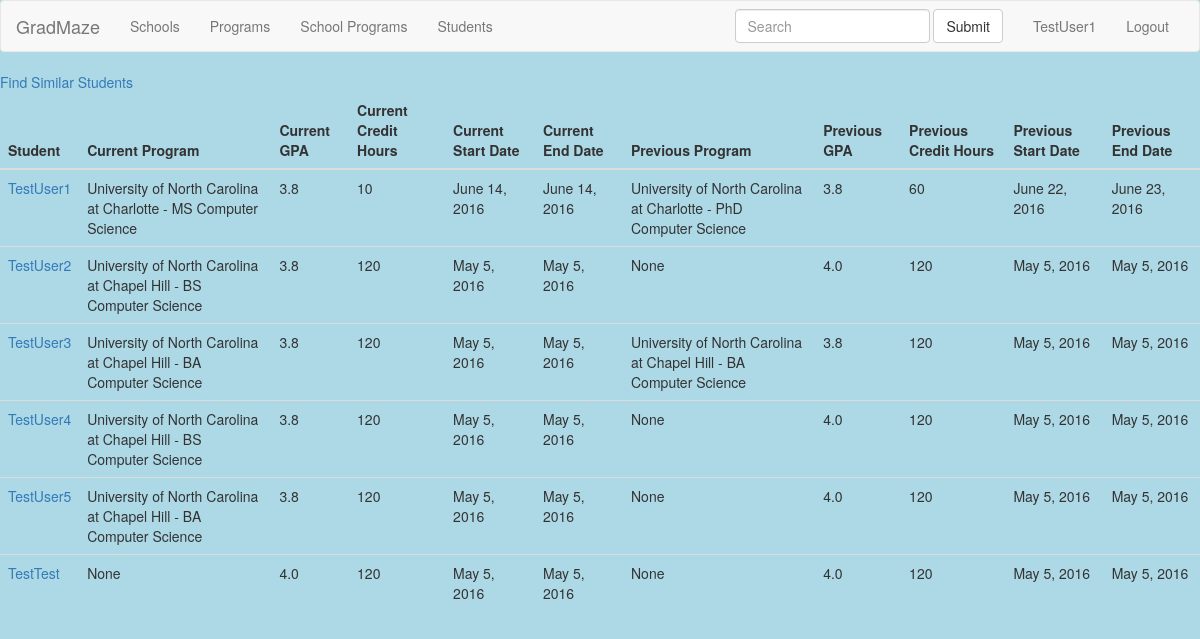
/GradMaze/users/ (signed in), run on an earlier commit of the app's database.
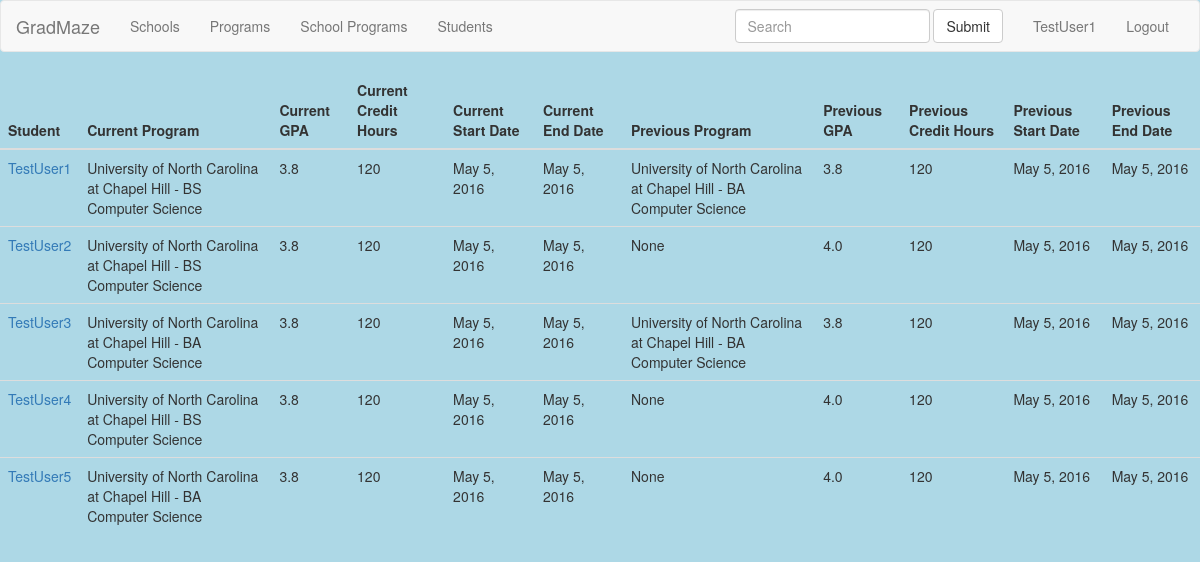
And on a later commit of the database.
### main/models.py (models this page shows, shortened)
class Student(models.Model):
    user = models.ForeignKey(User)
    current_program = models.ForeignKey(SchoolProgram, null=True,related_name="current_program")
    current_gpa = models.FloatField(default=4.0,null=True)
    current_credit_hours = models.IntegerField(default=120,null=True)
    current_start_date = models.DateField(default="2016-05-05",null=True)
    current_end_date = models.DateField(default="2016-05-05",null=True)
    prev_program = models.ForeignKey(SchoolProgram, null=True,related_name="prev_program")
    prev_gpa = models.FloatField(default=4.0,null=True)
    prev_credit_hours = models.IntegerField(default=120,null=True)
    prev_start_date = models.DateField(default="2016-05-05",null=True)
    prev_end_date = models.DateField(default="2016-05-05",null=True)
    subscribed = models.NullBooleanField(null=True)

class SchoolProgram(models.Model):
    school = models.ForeignKey(School)
    program = models.ForeignKey(Program)
    greverbal = models.IntegerField(null=True)
    greapti = models.IntegerField(null=True)
    grewriting = models.IntegerField(null=True)
    toeflreading = models.IntegerField(null=True)
    toefllistening = models.IntegerField(null=True)
    toeflspeaking = models.IntegerField(null=True)
    toeflwriting = models.IntegerField(null=True)
    gpa = models.FloatField( null=True)
    def __str__(self):
        return str(self.school) + " - " + str(self.program)

class School(models.Model):
    name = models.CharField(max_length=50)
    abbr = models.CharField(max_length=5, null=True)
    greverbal = models.IntegerField( null=True)
    greapti = models.IntegerField( null=True)
    grewriting = models.IntegerField(null=True)
    toeflreading = models.IntegerField(null=True)
    toefllistening = models.IntegerField(null=True)
    toeflspeaking = models.IntegerField(null=True)
    toeflwriting = models.IntegerField(null=True)
    gpa = models.FloatField( null=True)
    def __str__(self):
        return str(self.name)

class Program(models.Model):
    name = models.CharField(max_length=50)
    level = models.CharField(max_length=50)  # Masters/PhD/PSM
    school_level = models.CharField(max_length=50) # Graduate vs Undergraduate
    greverbal = models.IntegerField(null=True)
    greapti = models.IntegerField(null=True)
    grewriting = models.IntegerField(null=True)
    toeflreading = models.IntegerField(null=True)
    toefllistening = models.IntegerField(null=True)
    toeflspeaking = models.IntegerField(null=True)
    toeflwriting = models.IntegerField(null=True)
    gpa = models.FloatField(null=True)
    def __str__(self):
        return str(self.level) + " " + str(self.name)

### main/views.py (the view)
class UserListView(ListView):
    model = Student
    template_name = 'students_list.html'
    extra_context = {}
    def get_context_data(self, **kwargs):
        context = super(UserListView, self).get_context_data(**kwargs)
        self.extra_context["student"]=Student.objects.get(user_id=self.request.user.id)
        context.update(self.extra_context)
        return context

### templates/students_list.html (shortened to what this page needs)
{% extends "base.html" %}
{% block content %}
    {% if student.subscribed   %}
        <a href="{%url "similar-students"%}">Find Similar Students</a>
    {% endif %}
  <div class="table-responsive">
  <table class="table">
    <thead>
      <tr>
        <th>Student</th>
        <th>Current Program</th>
        <th>Current GPA</th>
        <th>Current Credit Hours</th>
        <th>Current Start Date</th>
        <th>Current End Date</th>
        <th>Previous Program</th>
        <th>Previous GPA</th>
        <th>Previous Credit Hours</th>
        <th>Previous Start Date</th>
        <th>Previous End Date</th>
      </tr>
    </thead>
    <tbody>
      {% for school in object_list %}
      <tr>
        <td><a href="{{school.user.id}}">{{ school.user }}</a></td>
        <td>{{ school.current_program }}</td>
        <td>{{ school.current_gpa }}</td>
        <td>{{ school.current_credit_hours }}</td>
        <td>{{ school.current_start_date }}</td>
        <td>{{ school.current_end_date }}</td>
        <td>{{ school.prev_program }}</td>
        <td>{{ school.prev_gpa }}</td>
        <td>{{ school.prev_credit_hours }}</td>
        <td>{{ school.prev_start_date }}</td>
        <td>{{ school.prev_end_date }}</td>
      </tr>
      {% endfor %}
    </tbody>
  </table>
  </div>
{% endblock %}

What changed in the data, as far as the page shows it:
removed Student: user "TestTest", current_program "None", current_gpa "4.0", current_credit_hours "120", current_start_date "May 5, 2016", current_end_date "May 5, 2016", prev_program "None", prev_gpa "4.0", prev_credit_hours "120", prev_start_date "May 5, 2016", prev_end_date "May 5, 2016"
changed Student "TestUser1": current_program "University of North Carolina at Charlotte - MS Computer Science" → "University of North Carolina at Chapel Hill - BS Computer Science"; current_credit_hours "10" → "120"; current_start_date "June 14, 2016" → "May 5, 2016"; current_end_date "June 14, 2016" → "May 5, 2016"; prev_program "University of North Carolina at Charlotte - PhD Computer Science" → "University of North Carolina at Chapel Hill - BA Computer Science"; prev_credit_hours "60" → "120"; prev_start_date "June 22, 2016" → "May 5, 2016"; prev_end_date "June 23, 2016" → "May 5, 2016"; subscribed True → empty (drawn)
Also different on the page:
text no longer shown: "Find Similar Students"
